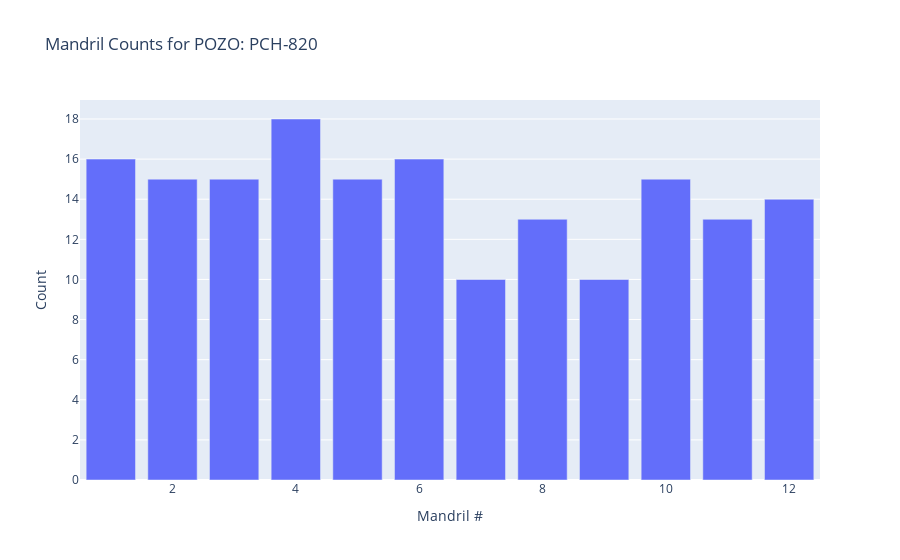

Notebook source saved alongside this figure:
### Code cell
import pandas as pd
import plotly.express as px

# Assuming processed_dfs is a dictionary of dataframes loaded from your Excel file
# processed_dfs = {'Sheet1': df1, 'Sheet2': df2, ...}

def select_sheet_and_pozo():
    print("Select a sheet:")
    sheet_names = list(processed_dfs.keys())
    for i, sheet in enumerate(sheet_names):
        print(f"{i + 1}. {sheet}")

    while True:
        try:
            sheet_index = int(input("Enter the number corresponding to the sheet you want to use: ")) - 1
            if sheet_index not in range(len(sheet_names)):
                raise ValueError
            selected_sheet = sheet_names[sheet_index]
            break
        except ValueError:
            print("Invalid selection. Please enter a number corresponding to one of the listed sheets.")

    selected_pozo = input("Enter the POZO you want to use: ")
    return selected_sheet, selected_pozo


def plot_mandril_counts(selected_sheet, selected_pozo):
    # Filter dataframe for the selected POZO
    data = processed_dfs[selected_sheet]
    data_pozo = data[data['POZO'] == selected_pozo].copy()  # Ensure to work on a copy

    if data_pozo.empty:
        print(f"No data found for POZO: {selected_pozo}")
        return
    
    # Filter rows with empty DeltaQ
    data_pozo = data_pozo.dropna(subset=['DeltaQ'])

    # Count Mandrils
    mandril_counts = data_pozo.groupby('MANDRIL').size().reset_index(name='Count')

    # Plot Mandril counts
    fig = px.bar(mandril_counts, x='MANDRIL', y='Count', 
                 title=f'Mandril Counts for POZO: {selected_pozo}',
                 labels={'MANDRIL': 'Mandril #', 'Count': 'Count'})

    fig.update_layout(xaxis_title='Mandril #', yaxis_title='Count', showlegend=False)
    fig.show()


# Execution
selected_sheet, selected_pozo = select_sheet_and_pozo()
plot_mandril_counts(selected_sheet, selected_pozo)

### Figure 1 — Plotly figure (JSON) as saved in the notebook; plotly's stock layout.template omitted (floating-point values rounded to 4 significant figures)
{"data": [{"alignmentgroup": "True", "hovertemplate": "Mandril #=%{x}<br>Count=%{y}<extra></extra>", "legendgroup": "", "marker": {"color": "#636efa", "pattern": {"shape": ""}}, "name": "", "offsetgroup": "", "orientation": "v", "showlegend": false, "textposition": "auto", "type": "bar", "x": [1, 2, 3, 4, 5, 6, 7, 8, 9, 10, 11, 12], "xaxis": "x", "y": [16, 15, 15, 18, 15, 16, 10, 13, 10, 15, 13, 14], "yaxis": "y"}], "layout": {"barmode": "relative", "legend": {"tracegroupgap": 0}, "showlegend": false, "title": {"text": "Mandril Counts for POZO: PCH-820"}, "xaxis": {"anchor": "y", "domain": [0, 1], "title": {"text": "Mandril #"}}, "yaxis": {"anchor": "x", "domain": [0, 1], "title": {"text": "Count"}}}}
